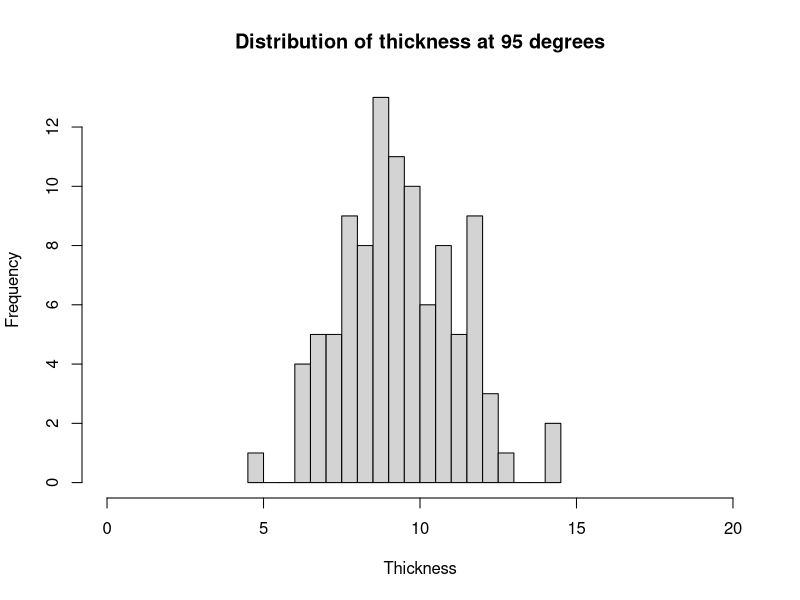
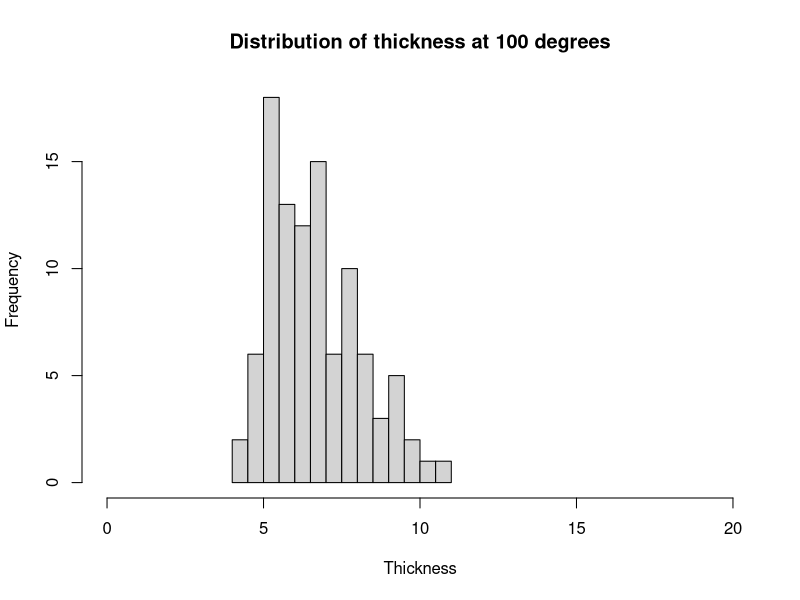
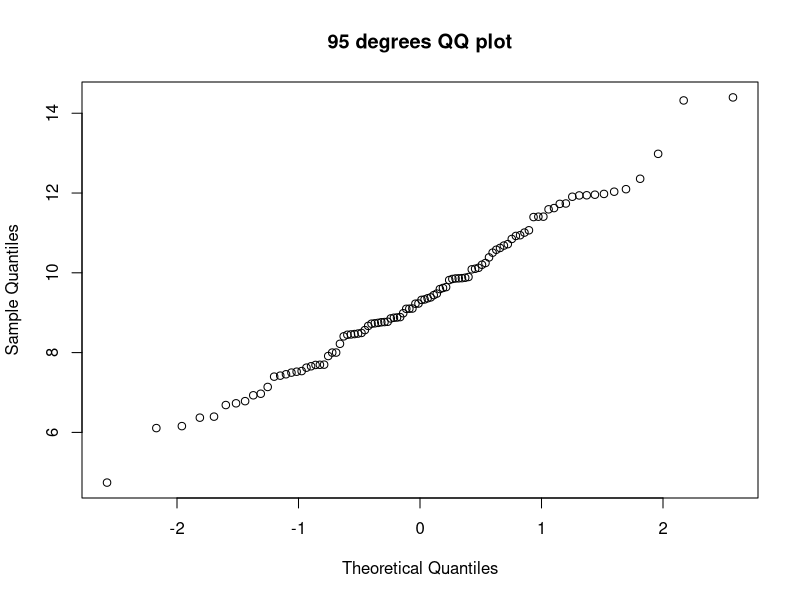
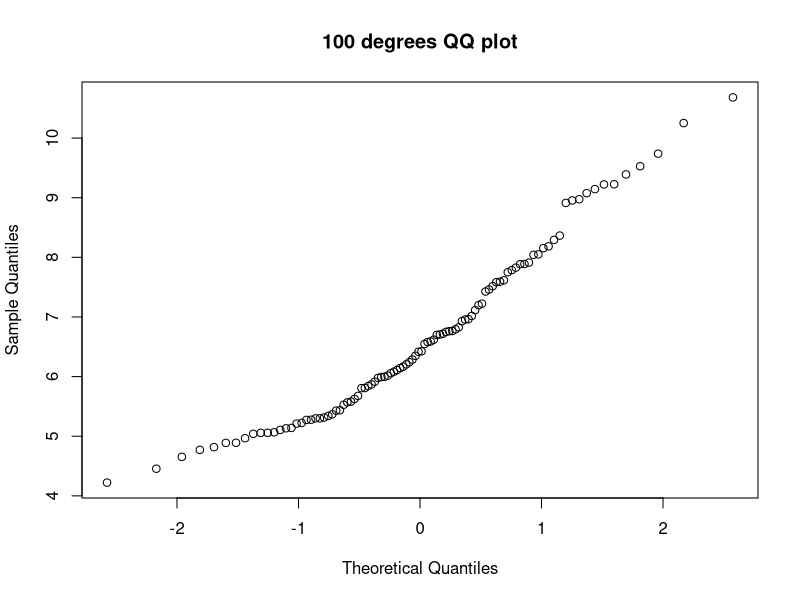
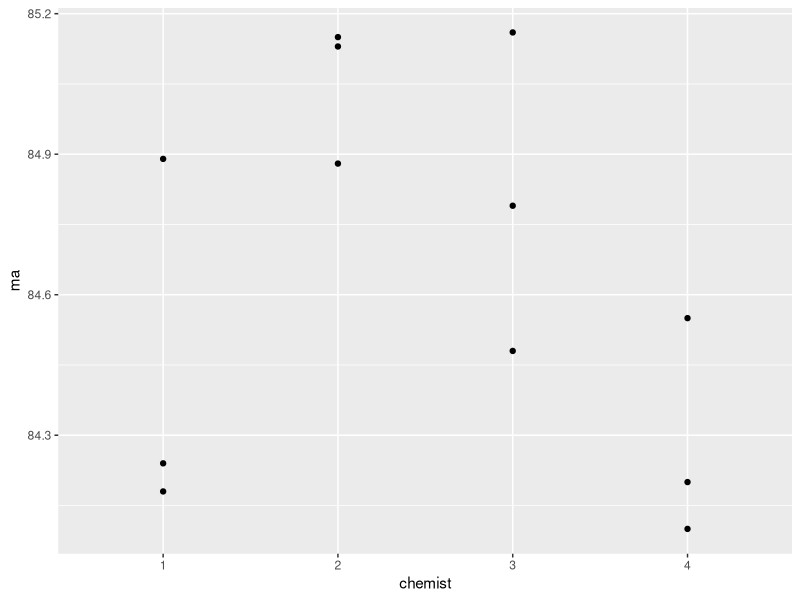
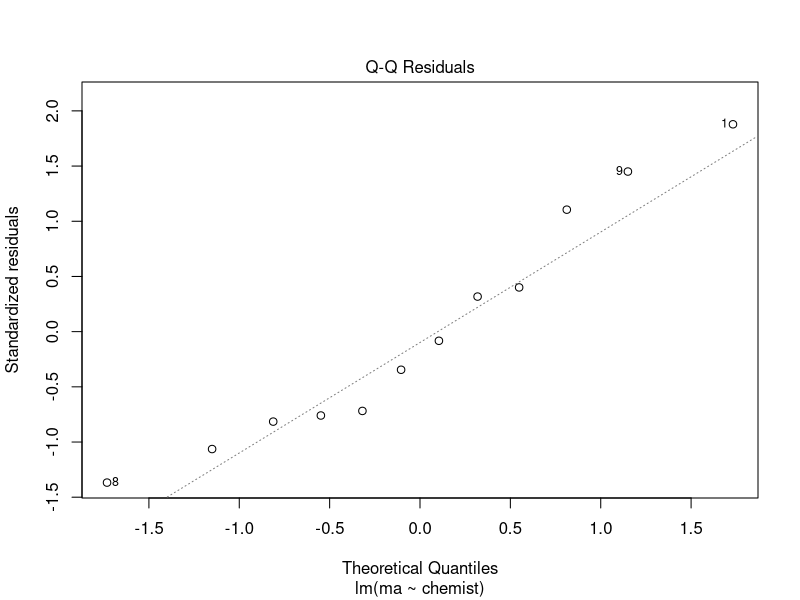
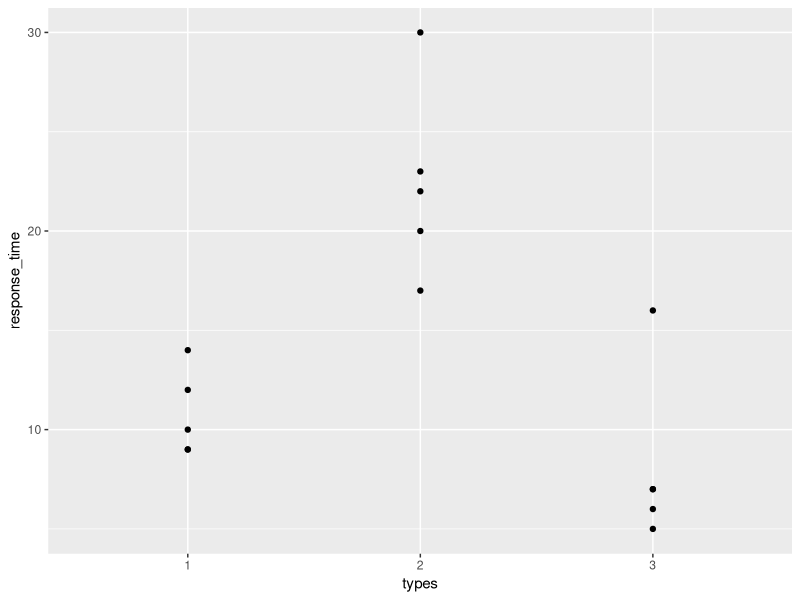
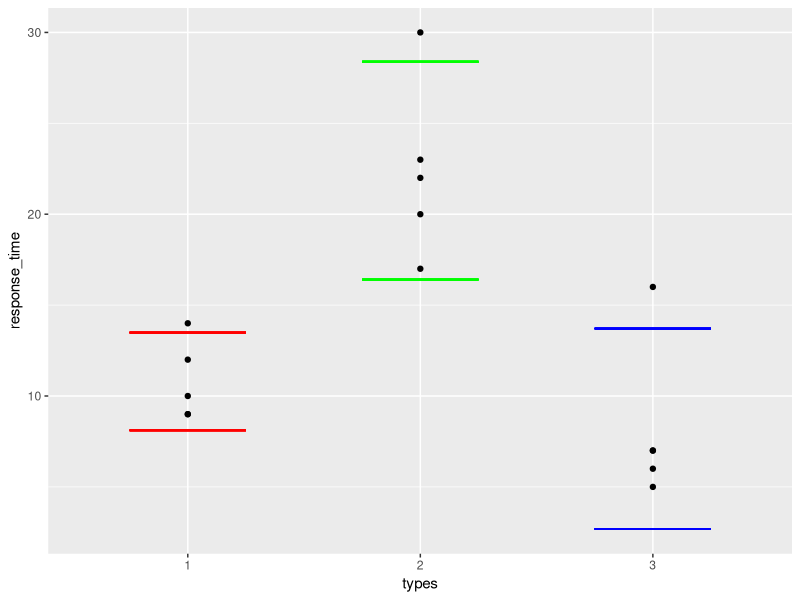

R code for these plots, in order:
## ---- chunk 1
library("tibble")
library("ggplot2")
library("broom")
library("gmodels")
knitr::opts_chunk$set(echo = TRUE)
## ---- chunk 2
set.seed(0)
random.sample1=rnorm(14, mean= 819, sd= 24)
mu1=800
sd1=24
alpha1=0.05
test.result1=t.test(x=random.sample1, alternative= "two.sided", 
                    mu=mu1, var.equal= TRUE, conf.level=0.95)
paste("1(c) The p-value is lower than alpha. Therefore, 
      the means are different.", sep="")
test.result1
paste("1(d) p-value = ", test.result1$p.value, sep="")
paste("1(e) 95% confidence interval = (", test.result1$conf.int[1], 
      ", ",  test.result1$conf.int[2], ")" , sep="")
## ---- chunk 3
photoresist <- tibble(
  "sample_id" = as.factor(seq(8)),
  "95" = c(11.156, 7.089, 8.097, 11.539, 11.291, 10.799, 6.467, 8.315),
  "100" = c(5.261, 6.748, 7.461, 7.015, 8.133, 7.438, 3.772, 7.964),
)
## ---- chunk 4
alpha2=0.05
t.result2=t.test(x=photoresist$"95", y= photoresist$"100", alternative="greater", paired=TRUE)
t.result2
paste("2(a)Yes. The p-value is lower than alpha.", sep="")
paste("2(b) P-value = ", t.result2$p.value, sep="")
paste("2(c) Confidence Interval = ", t.result2$conf.int[1],
      ", ", t.result2$conf.int[2], sep="")
paste("We are 95% confident that the difference of the thickness from a 95 
      degree mixture and the thickness from a 100 degree mixture is at least 
      1.245 kA.", sep="")
set.seed(0)
random.95=rnorm(100,mean=mean(photoresist$"95"),sd=sd(photoresist$"95"))
random.100=rnorm(100,mean=mean(photoresist$"100"),sd=sd(photoresist$"100"))
paste("2(d) The ditribution at 95 degrees is normal, but the distribution at 
      100 degrees is skewed right.", sep="")
hist(random.95, breaks=20, main="Distribution of thickness at 95 degrees", 
     xlab="Thickness", xlim=c(0,20))
hist(random.100, breaks=20, main="Distribution of thickness at 100 degrees", 
     xlab="Thickness", xlim=c(0,20))
paste("2(e) Visual Interpretation", sep="")
qqnorm(random.95,main="95 degrees QQ plot")
qqnorm(random.100, main="100 degrees QQ plot")
power_2f=power.t.test(n=8,delta=2.5,alternative="one.sided")
paste("2(f) Power= " , power_2f$power, sep="")
power_2g=power.t.test(n=8,alternative="one.sided", power=0.9)
paste("2(g) The difference must be at least " , power_2g$delta, sep="")
## ---- chunk 5
chemists <- tibble(
  chemist = c(1, 1, 1, 2, 2, 2, 3, 3, 3, 4, 4, 4),
  ma = c(84.89, 84.24, 84.18, 85.15, 85.13, 84.88, 84.79, 84.48, 85.16, 84.20, 
         84.10, 84.55)
)
chemists$chemist = as.factor(chemists$chemist)
## ---- chunk 6
paste("3(a)", sep="")
ggplot(chemists)+geom_point(aes(x=chemist, y=ma))
paste("3(b)", sep="")
alpha3=0.05
fit3=lm(ma~chemist, data=chemists)
aov_fit_3= tidy(anova(fit3))
aov_fit_3
paste("The p-value of ", aov_fit_3$p.value[1], " is lower than the ", alpha3,
      " value. Therefore, the chemists differ significantly." , sep="")
paste("3(c)", sep="")
#which=2 is qqplot
plot(fit3, which=2)
paste("The residuals do not appear normally distributed. They appear to show
      that the data is skewed right.")
paste("3(d)", sep="")
contrasts <- matrix(c(-2, 2, 0, 0, 0, 2,-2,0,0,2,0,-2),nrow = 3, byrow = TRUE)
fit.contrast(aov(fit3), "chemist", contrasts)
## ---- chunk 7
books <- tibble(
 book_id = c(rep("1", 8), rep("2", 8), rep("3", 8)),
 minutes = c(11, 9, 12, 13, 15, 12, 13, 12, 14, 12, 14, 13, 15, 15, 14, 16, 12, 
             8, 10, 12, 13, 10, 14, 11)
)

book.aov=aov(minutes~book_id, data=books)
summary(book.aov)

paste("Since the p-value 0.00687 is lower than an alpha value of 0.05,the 
      texts are not equally effective.")
## ---- chunk 8
shutoff <- tibble(
  "1" = c(9, 12, 10, 9, 14),
  "2" = c(20, 22, 23, 17, 30),
  "3" = c(6, 5, 7, 16, 7)
)
shutoff_new <- tibble(
  types = c(rep("1",5),rep("2",5),rep("3",5)),
  response_time= c(shutoff$"1",shutoff$"2",shutoff$"3")
)
## ---- chunk 9
shut_gg=ggplot(shutoff_new)+geom_point(aes(x=types,y=response_time))
shut_gg
alpha5=0.01
fit_shutoff=lm(response_time~types, data=shutoff_new)
aov_fit_shutoff= tidy(anova(fit_shutoff))
paste("5(b)", sep="")
aov_fit_shutoff
paste("The p-value of ", aov_fit_shutoff$p.value[1], " is lower than the ", 
      alpha5, " value. Therefore, the three circuit types are different." , 
      sep="")
aov_shut=aov(response_time~types, data=shutoff_new)
aov_shut_tukey=TukeyHSD(aov_shut)
paste("5(c)")
aov_shut_tukey
paste("Since the p-values for 3-2 and 2-3 are lower than alpha, they are 
      significantly different. However, the p-value for 1-3 is high, so 
      they aren't different." ,sep="")
shutoff1.ttest=t.test(x=shutoff$"1", alternative="two.sided",mu=sd(shutoff$"1"))
shutoff2.ttest=t.test(x=shutoff$"2", alternative="two.sided",mu=sd(shutoff$"2"))
shutoff3.ttest=t.test(x=shutoff$"3", alternative="two.sided",mu=sd(shutoff$"3"))
shut_gg+geom_segment(aes(x = 0.75, y = shutoff1.ttest$conf.int[1], xend = 1.25, 
                         yend = shutoff1.ttest$conf.int[1]),col="red")+
  geom_segment(aes(x = 0.75, y = shutoff1.ttest$conf.int[2], xend = 1.25, yend = shutoff1.ttest$conf.int[2]),col="red")+
  geom_segment(aes(x = 1.75, y = shutoff2.ttest$conf.int[1], xend = 2.25, yend = shutoff2.ttest$conf.int[1]),col="green")+
  geom_segment(aes(x = 1.75, y = shutoff2.ttest$conf.int[2], xend = 2.25, yend = shutoff2.ttest$conf.int[2]),col="green")+
  geom_segment(aes(x = 2.75, y = shutoff3.ttest$conf.int[1], xend = 3.25, yend = shutoff3.ttest$conf.int[1]),col="blue")+
  geom_segment(aes(x = 2.75, y = shutoff3.ttest$conf.int[2], xend = 3.25, yend = shutoff3.ttest$conf.int[2]),col="blue")
